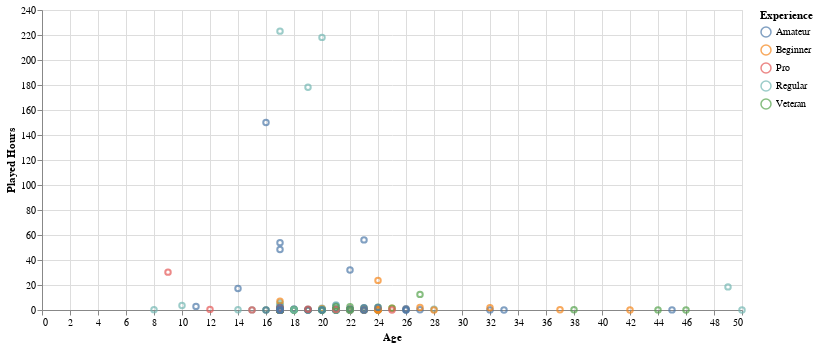

This figure's notebook cell:
### Code cell
# creating a scatterplot for our variables and colouring by experience
age_chart = alt.Chart(filtered_age_df).mark_point().encode(
    x=alt.X("age").title("Age"),
    y=alt.Y("played_hours").title("Played Hours"),
    color=alt.Color("experience").title("Experience")
).properties(width=700)

age_chart

### Figure 1 — Vega specification as saved in the notebook (floating-point values rounded to 4 significant figures; data arrays with more than 128 entries replaced by an {"elided": "..."} marker saying what was removed)
{"$schema": "https://vega.github.io/schema/vega/v5.json", "data": [{"name": "source_0", "values": {"elided": "194 records"}}, {"name": "source_0_x_domain_age", "values": [{"min": 8, "max": 50}]}, {"name": "source_0_y_domain_played_hours", "values": [{"min": 0.0, "max": 223.1}]}, {"name": "source_0_color_domain_experience", "values": [{"experience": "Pro"}, {"experience": "Veteran"}, {"experience": "Amateur"}, {"experience": "Regular"}, {"experience": "Beginner"}]}], "marks": [{"type": "symbol", "name": "marks", "from": {"data": "source_0"}, "encode": {"update": {"opacity": {"value": 0.7}, "y": {"field": "played_hours", "scale": "y"}, "x": {"field": "age", "scale": "x"}, "stroke": {"field": "experience", "scale": "color"}, "fill": {"value": "transparent"}}}, "style": ["point"]}], "scales": [{"name": "x", "type": "linear", "domain": [{"signal": "(data(\"source_0_x_domain_age\")[0] || {}).min"}, {"signal": "(data(\"source_0_x_domain_age\")[0] || {}).max"}], "range": [0, {"signal": "width"}], "nice": true, "zero": true}, {"name": "y", "type": "linear", "domain": [{"signal": "(data(\"source_0_y_domain_played_hours\")[0] || {}).min"}, {"signal": "(data(\"source_0_y_domain_played_hours\")[0] || {}).max"}], "range": [{"signal": "height"}, 0], "zero": true, "nice": true}, {"name": "color", "type": "ordinal", "domain": {"data": "source_0_color_domain_experience", "field": "experience", "sort": true}, "range": "category"}], "axes": [{"scale": "x", "gridScale": "y", "orient": "bottom", "aria": false, "labels": false, "minExtent": 0, "ticks": false, "maxExtent": 0, "grid": true, "domain": false, "zindex": 0, "tickCount": {"signal": "ceil(width/40)"}}, {"scale": "y", "orient": "left", "ticks": false, "minExtent": 0, "zindex": 0, "domain": false, "gridScale": "x", "aria": false, "maxExtent": 0, "labels": false, "grid": true, "tickCount": {"signal": "ceil(height/40)"}}, {"scale": "x", "orient": "bottom", "grid": false, "title": "Age", "labelFlush": true, "tickCount": {"signal": "ceil(width/40)"}, "labelOverlap": true, "zindex": 0}, {"scale": "y", "grid": false, "title": "Played Hours", "labelOverlap": true, "tickCount": {"signal": "ceil(height/40)"}, "orient": "left", "zindex": 0}], "background": "white", "height": 300, "style": "cell", "legends": [{"title": "Experience", "stroke": "color", "symbolType": "circle", "encode": {"symbols": {"update": {"fill": {"value": "transparent"}, "opacity": {"value": 0.7}}}}}], "width": 700, "padding": 5}
